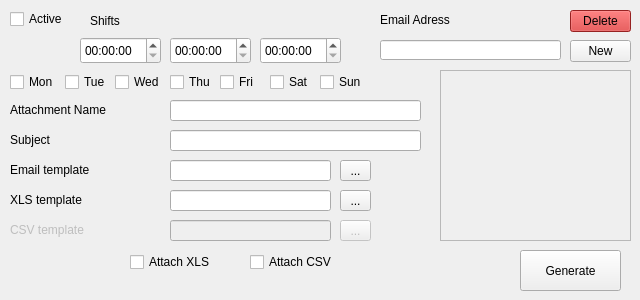
      <widget class="QWidget" name="Shift">
       <attribute name="title">
        <string>Shift</string>
       </attribute>
       <widget class="QCheckBox" name="shiftActive">
        <property name="geometry">
         <rect>
          <x>10</x>
          <y>7</y>
          <width>100</width>
          <height>24</height>
         </rect>
        </property>
        <property name="text">
         <string>Active</string>
        </property>
       </widget>
       <widget class="QCheckBox" name="shiftMondayActive">
        <property name="geometry">
         <rect>
          <x>10</x>
          <y>70</y>
          <width>51</width>
          <height>24</height>
         </rect>
        </property>
        <property name="text">
         <string>Mon</string>
        </property>
       </widget>
       <widget class="QCheckBox" name="shiftTuesdayActive">
        <property name="geometry">
         <rect>
          <x>65</x>
          <y>70</y>
          <width>51</width>
          <height>24</height>
         </rect>
        </property>
        <property name="text">
         <string>Tue</string>
        </property>
       </widget>
       <widget class="QCheckBox" name="shiftThursdayActive">
        <property name="geometry">
         <rect>
          <x>170</x>
          <y>70</y>
          <width>51</width>
          <height>24</height>
         </rect>
        </property>
        <property name="text">
         <string>Thu</string>
        </property>
       </widget>
       <widget class="QCheckBox" name="shiftWednesdayActive">
        <property name="geometry">
         <rect>
          <x>115</x>
          <y>70</y>
          <width>55</width>
          <height>24</height>
         </rect>
        </property>
        <property name="text">
         <string>Wed</string>
        </property>
       </widget>
       <widget class="QCheckBox" name="shiftFridayActive">
        <property name="geometry">
         <rect>
          <x>220</x>
          <y>70</y>
          <width>51</width>
          <height>24</height>
         </rect>
        </property>
        <property name="text">
         <string>Fri</string>
        </property>
       </widget>
       <widget class="QCheckBox" name="shiftSaturdayActive">
        <property name="geometry">
         <rect>
          <x>270</x>
          <y>70</y>
          <width>51</width>
          <height>24</height>
         </rect>
        </property>
        <property name="text">
         <string>Sat</string>
        </property>
       </widget>
       <widget class="QCheckBox" name="shiftSundayActive">
        <property name="geometry">
         <rect>
          <x>320</x>
          <y>70</y>
          <width>51</width>
          <height>24</height>
         </rect>
        </property>
        <property name="text">
         <string>Sun</string>
        </property>
       </widget>
       <widget class="QTimeEdit" name="shiftTo">
        <property name="geometry">
         <rect>
          <x>170</x>
          <y>37</y>
          <width>81</width>
          <height>27</height>
         </rect>
        </property>
       </widget>
       <widget class="QTimeEdit" name="shiftFrom">
        <property name="geometry">
         <rect>
          <x>80</x>
          <y>37</y>
          <width>81</width>
          <height>27</height>
         </rect>
        </property>
       </widget>
       <widget class="QLabel" name="label_2">
        <property name="geometry">
         <rect>
          <x>90</x>
          <y>10</y>
          <width>71</width>
          <height>21</height>
         </rect>
        </property>
        <property name="text">
         <string>Shifts</string>
        </property>
       </widget>
       <widget class="QLineEdit" name="shiftAttach">
        <property name="geometry">
         <rect>
          <x>170</x>
          <y>100</y>
          <width>251</width>
          <height>21</height>
         </rect>
        </property>
       </widget>
       <widget class="QLineEdit" name="shiftSubj">
        <property name="geometry">
         <rect>
          <x>170</x>
          <y>130</y>
          <width>251</width>
          <height>21</height>
         </rect>
        </property>
       </widget>
       <widget class="QLineEdit" name="shiftEmail">
        <property name="geometry">
         <rect>
          <x>170</x>
          <y>160</y>
          <width>161</width>
          <height>21</height>
         </rect>
        </property>
       </widget>
       <widget class="QLineEdit" name="shiftXLS">
        <property name="geometry">
         <rect>
          <x>170</x>
          <y>190</y>
          <width>161</width>
          <height>21</height>
         </rect>
        </property>
       </widget>
       <widget class="QLineEdit" name="shiftCSV">
        <property name="enabled">
         <bool>false</bool>
        </property>
        <property name="geometry">
         <rect>
          <x>170</x>
          <y>220</y>
          <width>161</width>
          <height>21</height>
         </rect>
        </property>
       </widget>
       <widget class="QLabel" name="label_6">
        <property name="geometry">
         <rect>
          <x>10</x>
          <y>100</y>
          <width>151</width>
          <height>20</height>
         </rect>
        </property>
        <property name="text">
         <string>Attachment Name</string>
        </property>
       </widget>
       <widget class="QLabel" name="label_7">
        <property name="geometry">
         <rect>
          <x>10</x>
          <y>130</y>
          <width>151</width>
          <height>20</height>
         </rect>
        </property>
        <property name="text">
         <string>Subject</string>
        </property>
       </widget>
       <widget class="QLabel" name="label_8">
        <property name="geometry">
         <rect>
          <x>10</x>
          <y>160</y>
          <width>151</width>
          <height>20</height>
         </rect>
        </property>
        <property name="text">
         <string>Email template</string>
        </property>
       </widget>
       <widget class="QLabel" name="label_9">
        <property name="geometry">
         <rect>
          <x>10</x>
          <y>190</y>
          <width>151</width>
          <height>20</height>
         </rect>
        </property>
        <property name="text">
         <string>XLS template</string>
        </property>
       </widget>
       <widget class="QLabel" name="label_10">
        <property name="enabled">
         <bool>false</bool>
        </property>
        <property name="geometry">
         <rect>
          <x>10</x>
          <y>220</y>
          <width>151</width>
          <height>20</height>
         </rect>
        </property>
        <property name="text">
         <string>CSV template</string>
        </property>
       </widget>
       <widget class="QCheckBox" name="shiftAttachXLS">
        <property name="geometry">
         <rect>
          <x>130</x>
          <y>250</y>
          <width>121</width>
          <height>24</height>
         </rect>
        </property>
        <property name="text">
         <string>Attach XLS</string>
        </property>
       </widget>
       <widget class="QCheckBox" name="shiftAttachCSV">
        <property name="geometry">
         <rect>
          <x>250</x>
          <y>250</y>
          <width>121</width>
          <height>24</height>
         </rect>
        </property>
        <property name="text">
         <string>Attach CSV</string>
        </property>
       </widget>
       <widget class="QToolButton" name="shiftBrXLS">
        <property name="geometry">
         <rect>
          <x>340</x>
          <y>190</y>
          <width>31</width>
          <height>21</height>
         </rect>
        </property>
        <property name="text">
         <string>...</string>
        </property>
       </widget>
       <widget class="QToolButton" name="shiftBrEMAIL">
        <property name="geometry">
         <rect>
          <x>340</x>
          <y>160</y>
          <width>31</width>
          <height>21</height>
         </rect>
        </property>
        <property name="text">
         <string>...</string>
        </property>
       </widget>
       <widget class="QToolButton" name="shiftBrCSV">
        <property name="enabled">
         <bool>false</bool>
        </property>
        <property name="geometry">
         <rect>
          <x>340</x>
          <y>220</y>
          <width>31</width>
          <height>21</height>
         </rect>
        </property>
        <property name="text">
         <string>...</string>
        </property>
       </widget>
       <widget class="QTimeEdit" name="shiftFrom_2">
        <property name="geometry">
         <rect>
          <x>260</x>
          <y>37</y>
          <width>81</width>
          <height>27</height>
         </rect>
        </property>
       </widget>
       <widget class="QScrollArea" name="shiftEmailScrollArea">
        <property name="geometry">
         <rect>
          <x>440</x>
          <y>70</y>
          <width>191</width>
          <height>171</height>
         </rect>
        </property>
        <property name="styleSheet">
         <string notr="true"/>
        </property>
        <property name="horizontalScrollBarPolicy">
         <enum>Qt::ScrollBarAlwaysOff</enum>
        </property>
        <property name="widgetResizable">
         <bool>true</bool>
        </property>
        <widget class="QWidget" name="shiftEmailWidget">
         <property name="geometry">
          <rect>
           <x>0</x>
           <y>0</y>
           <width>189</width>
           <height>169</height>
          </rect>
         </property>
         <property name="styleSheet">
          <string notr="true"/>
         </property>
         <layout class="QVBoxLayout" name="verticalLayout_5">
          <item>
           <layout class="QVBoxLayout" name="shiftEmailLayout"/>
          </item>
         </layout>
        </widget>
       </widget>
       <widget class="QLabel" name="label_5">
        <property name="geometry">
         <rect>
          <x>380</x>
          <y>10</y>
          <width>141</width>
          <height>20</height>
         </rect>
        </property>
        <property name="text">
         <string>Email Adress</string>
        </property>
       </widget>
       <widget class="QLineEdit" name="shiftemailAdress">
        <property name="geometry">
         <rect>
          <x>380</x>
          <y>40</y>
          <width>181</width>
          <height>20</height>
         </rect>
        </property>
       </widget>
       <widget class="QToolButton" name="shiftnewEmailAdress">
        <property name="geometry">
         <rect>
          <x>570</x>
          <y>40</y>
          <width>61</width>
          <height>22</height>
         </rect>
        </property>
        <property name="text">
         <string>New</string>
        </property>
       </widget>
       <widget class="QToolButton" name="shiftdeleteEmailAdress">
        <property name="geometry">
         <rect>
          <x>570</x>
          <y>10</y>
          <width>61</width>
          <height>22</height>
         </rect>
        </property>
        <property name="styleSheet">
         <string notr="true">background-color: #d32f2f;</string>
        </property>
        <property name="text">
         <string>Delete</string>
        </property>
       </widget>
       <widget class="QToolButton" name="shiftGenerate">
        <property name="geometry">
         <rect>
          <x>520</x>
          <y>250</y>
          <width>101</width>
          <height>41</height>
         </rect>
        </property>
        <property name="text">
         <string>Generate</string>
        </property>
       </widget>
       <zorder>shiftEmail</zorder>
       <zorder>shiftActive</zorder>
       <zorder>shiftMondayActive</zorder>
       <zorder>shiftTuesdayActive</zorder>
       <zorder>shiftThursdayActive</zorder>
       <zorder>shiftWednesdayActive</zorder>
       <zorder>shiftFridayActive</zorder>
       <zorder>shiftSaturdayActive</zorder>
       <zorder>shiftSundayActive</zorder>
       <zorder>shiftTo</zorder>
       <zorder>shiftFrom</zorder>
       <zorder>label_2</zorder>
       <zorder>shiftAttach</zorder>
       <zorder>shiftSubj</zorder>
       <zorder>shiftXLS</zorder>
       <zorder>shiftCSV</zorder>
       <zorder>label_6</zorder>
       <zorder>label_7</zorder>
       <zorder>label_8</zorder>
       <zorder>label_9</zorder>
       <zorder>label_10</zorder>
       <zorder>shiftAttachXLS</zorder>
       <zorder>shiftAttachCSV</zorder>
       <zorder>shiftBrXLS</zorder>
       <zorder>shiftBrEMAIL</zorder>
       <zorder>shiftBrCSV</zorder>
       <zorder>shiftFrom_2</zorder>
       <zorder>shiftEmailScrollArea</zorder>
       <zorder>label_5</zorder>
       <zorder>shiftemailAdress</zorder>
       <zorder>shiftnewEmailAdress</zorder>
       <zorder>shiftdeleteEmailAdress</zorder>
       <zorder>shiftGenerate</zorder>
      </widget>
